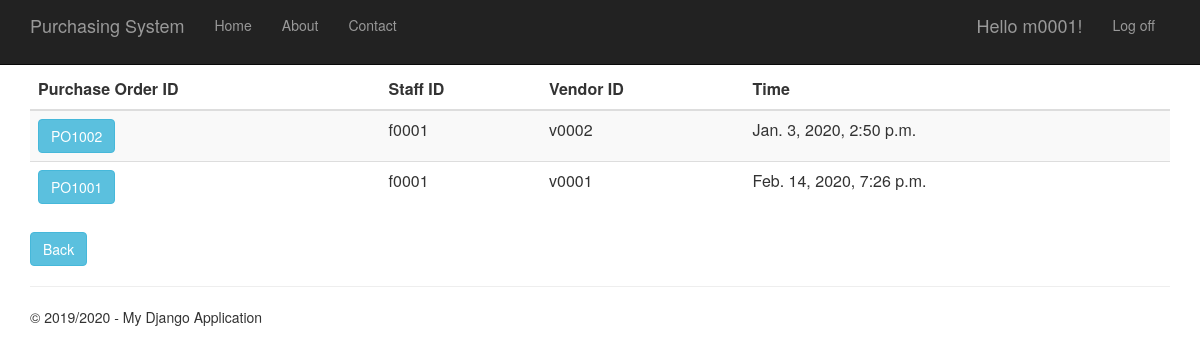
Page /purchaseorderhistory (signed in) on the committed database.
### PurchaseOrder/models.py (models this page shows, shortened)
class PurchaseOrder(models.Model):
    purchase_order_id = models.CharField(primary_key=True, max_length=10)
    shipping_instructions = models.TextField()
    time_created = models.DateTimeField()
    description = models.TextField(null=True,default=None, blank=True)
    total_price = models.DecimalField(max_digits=10, decimal_places=2, default=Decimal('0.00'))
    person_id = models.ForeignKey(Person)
    vendor_id = models.ForeignKey(Vendor)
    quotation_id = models.OneToOneField(Quotation)

### app/models.py (models this page shows, shortened)
class Person(models.Model):
    user_id = models.OneToOneField(User)
    person_id = models.CharField(primary_key=True, max_length=10)
    person_name = models.TextField()
    person_address = models.TextField()
    person_phone_number = models.TextField()
    person_role = models.TextField(default = 'EMPLOYEE')

class Vendor(models.Model):
    vendor_id = models.CharField(primary_key=True, max_length=10)
    vendor_name = models.TextField()
    vendor_phone_number = models.TextField()
    vendor_address = models.TextField()
    vendor_email = models.TextField()
    def __str__(self):
        return str(self.vendor_id)

### PurchaseOrder/views.py (the view)
# urls.py: url(r'^purchaseorderhistory', PurchaseOrder.views.purchaseorderhistory, name="purchase_order_history"),
def purchaseorderhistory(request):
    purchase_orders = PurchaseOrder.objects.all()
    context = {
            'title':'Purchase Order History',
            'rows':purchase_orders,
            'year':'2019/2020'
        }
    return render(request,'PurchaseOrder/purchaseorderhistory.html',context)

### PurchaseOrder/templates/PurchaseOrder/purchaseorderhistory.html
{% extends "app/layout.html" %}
{% block content %}
<div class="purcahseorderhistory margintop" >
    <form action="purchaseorderhistorydetails" method="GET">
        <table class="table table-striped margintop">
          <thead>
            <tr>
              <th scope="col" class="fontlabel">Purchase Order ID</th>
              <th scope="col" class="fontlabel">Staff ID</th>
              <th scope="col" class="fontlabel">Vendor ID</th>
              <th scope="col" class="fontlabel">Time</th>
            </tr>
          </thead>
          <tbody>
              {% for r in rows %}
            <tr>
                 <td><button type="submit" name="po_id" value="{{r.purchase_order_id}}" class="btn btn-info" >{{r.purchase_order_id}}</button></td>
                 <td>{{r.person_id.person_id}}</td>
                 <td>{{r.vendor_id}}</td>
                 <td>{{r.time_created}}</td>
            </tr>
              {% endfor %}
          </tbody>
        </table>
    </form>
    <form action="menu">
        <div class="margintop">
            <button type="submit" class="btn btn-info" >Back</button>
        </div>
    </form>
</div>
{% endblock %}

### app/templates/app/loginpartial.html (shortened to what this page needs)
{% if user.is_authenticated %}
<form id="logoutForm" action="/logout" method="post" class="navbar-right">
    <ul class="nav navbar-nav navbar-right">
        <li><span class="navbar-brand">Hello {{ user.username }}!</span></li>
        <li><a href="javascript:document.getElementById('logoutForm').submit()">Log off</a></li>
    </ul>
</form>
{% else %}
<ul class="nav navbar-nav navbar-right">
    <li><a href="{% url 'login' %}">Log in</a></li>
</ul>
{% endif %}

### app/static/app/content/site.css (style rules this page uses)
body { padding-top: 50px; padding-bottom: 20px; }

### rows in the picture
PurchaseOrder: purchase_order_id "PO1002", person_id.person_id "f0001", vendor_id "v0002", time_created "Jan. 3, 2020, 2:50 p.m."
PurchaseOrder: purchase_order_id "PO1001", person_id.person_id "f0001", vendor_id "v0001", time_created "Feb. 14, 2020, 7:26 p.m."

### other values in the picture
{{ user.username }} "m0001"
{{ year }} "2019/2020"
